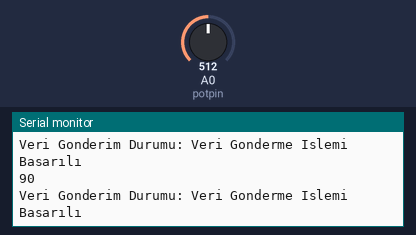
A sketch run on a simulated ESP8266 (NodeMCU). Shown: the last lines printed to the serial monitor. Inputs (shaded band) come from the test bench; at power-on: A0 (potpin) = 512.

Above: at 1.8 s.
1.9 s: A0 (potpin) set to 716
At 2.31 s:
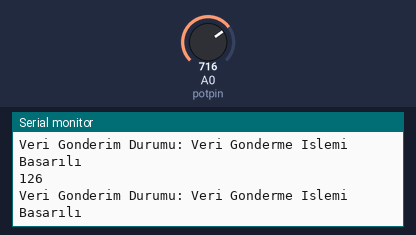
3.4 s: A0 (potpin) set to 900
At 3.82 s:
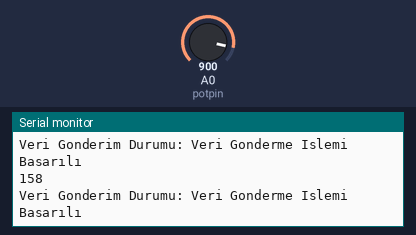
Timing chart, 0 to 6.4 s (numbered marks = the images above; inputs shaded):
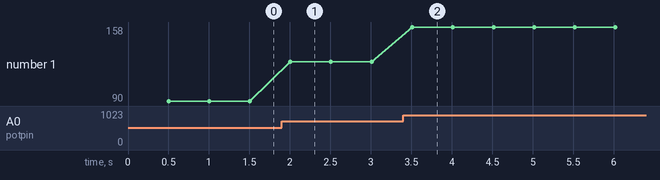

Measured:
- after the input at 1.9 s, the serial monitor: prints a new line after 0.11 s (image 1)
- after the input at 3.4 s, the serial monitor: prints a new line after 0.11 s (image 2)
- plotted number 1: 90 → 126 after the input at 1.9 s, 126 → 158 after the input at 3.4 s

The sketch:

gonderici.ino
```cpp
//VERİCİ

#include <ESP8266WiFi.h>
#include <espnow.h>

int potpin = A0;
int potpindeger;

uint8_t broadcastAddress[] = {0xFF, 0xFF, 0xFF, 0xFF, 0xFF, 0xFF}; // Alıcı MAC Adresi

typedef struct struct_message // Gönderilecek Veri
{
  int pot; // Potansiyometreden Okunan Değer

} struct_message;

struct_message haberlesmeverileri;

unsigned long ilkzaman = 0;
unsigned long gonderme_gecikmesi = 500;  // Veriler ne kadar sürede bir gönderilecek?

void OnDataSent(uint8_t *mac_addr, uint8_t sendStatus) // Veri Gönderim Kontrolü
{
  Serial.print("Veri Gonderim Durumu: ");

  if (sendStatus == 0)
  {
    Serial.println("Veri Gonderme Islemi Basarılı");
  }
  else{
    Serial.println("Veri Gonderilemedi");
  }
}

void setup()
{

  Serial.begin(115200);
  WiFi.mode(WIFI_STA); // WiFi Station Modu Aktif

  if (esp_now_init() != 0) // ESP-NOW Aktif
  {
    Serial.println("Hata: ESP-NOW Baslatilirken Bir Sorun Olustu!");
    return;
  }

  esp_now_set_self_role(ESP_NOW_ROLE_CONTROLLER); // Kart verici moduna ayarlandı
  esp_now_register_send_cb(OnDataSent); // Veri Gönderme İşlemi
  esp_now_add_peer(broadcastAddress, ESP_NOW_ROLE_SLAVE, 1, NULL, 0); // MAC Adresinin alıcı ile eşleşme işlemi
}

void loop()
{
  if ((millis() - ilkzaman) > gonderme_gecikmesi)
  {
  potpindeger = analogRead(potpin); // Potansiyometreden Alınan Veri Okunur
  potpindeger = map(potpindeger, 0, 1023, 0, 180); // Potansiyometreden alınan veri 0-180 derece olarak kesilir

  if (isnan(potpindeger)) // Potansiyometre veri kontrolü
  {
    Serial.println("Potansiyemete degeri okunamadi!");
  }
  Serial.println(potpindeger); // Potansiyometreden Okunan değer ekrana bastırılır.

  haberlesmeverileri.pot = potpindeger; // Potansiyometreden okunan değer gönderilecek olan struct verisine aktarılır
  esp_now_send(broadcastAddress, (uint8_t *) &haberlesmeverileri, sizeof(haberlesmeverileri)); // Okunan değer gönderilmeye başlanır

  ilkzaman = millis(); // Sayaç güncelleme işlemi
  }
}
```
